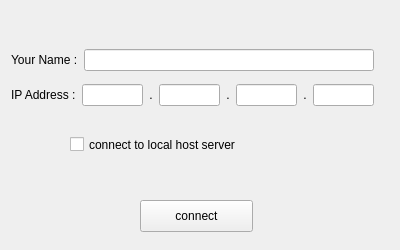
<?xml version="1.0" encoding="UTF-8"?>
<ui version="4.0">
 <class>ConnectToServer</class>
 <widget class="QWidget" name="ConnectToServer">
  <property name="geometry">
   <rect>
    <x>0</x>
    <y>0</y>
    <width>400</width>
    <height>250</height>
   </rect>
  </property>
  <property name="windowTitle">
   <string>Form</string>
  </property>
  <widget class="QCheckBox" name="localAddress_checkBox">
   <property name="geometry">
    <rect>
     <x>70</x>
     <y>130</y>
     <width>291</width>
     <height>29</height>
    </rect>
   </property>
   <property name="text">
    <string>connect to local host server</string>
   </property>
  </widget>
  <widget class="QPushButton" name="connectToServer_pushButton">
   <property name="geometry">
    <rect>
     <x>140</x>
     <y>200</y>
     <width>113</width>
     <height>32</height>
    </rect>
   </property>
   <property name="text">
    <string>connect</string>
   </property>
  </widget>
  <widget class="QWidget" name="layoutWidget">
   <property name="geometry">
    <rect>
     <x>11</x>
     <y>42</y>
     <width>363</width>
     <height>73</height>
    </rect>
   </property>
   <layout class="QVBoxLayout" name="verticalLayout">
    <item>
     <layout class="QHBoxLayout" name="horizontalLayout_2">
      <item>
       <widget class="QLabel" name="name_label">
        <property name="text">
         <string>Your Name :</string>
        </property>
       </widget>
      </item>
      <item>
       <widget class="QLineEdit" name="name_lineEdit"/>
      </item>
     </layout>
    </item>
    <item>
     <layout class="QHBoxLayout" name="horizontalLayout">
      <item>
       <widget class="QLabel" name="ip_label">
        <property name="text">
         <string>IP Address :</string>
        </property>
       </widget>
      </item>
      <item>
       <widget class="QLineEdit" name="ip_lineEdit1">
        <property name="text">
         <string/>
        </property>
       </widget>
      </item>
      <item>
       <widget class="QLabel" name="label">
        <property name="text">
         <string>.</string>
        </property>
        <property name="alignment">
         <set>Qt::AlignCenter</set>
        </property>
       </widget>
      </item>
      <item>
       <widget class="QLineEdit" name="ip_lineEdit2">
        <property name="text">
         <string/>
        </property>
       </widget>
      </item>
      <item>
       <widget class="QLabel" name="label_2">
        <property name="text">
         <string>.</string>
        </property>
        <property name="alignment">
         <set>Qt::AlignCenter</set>
        </property>
       </widget>
      </item>
      <item>
       <widget class="QLineEdit" name="ip_lineEdit3">
        <property name="text">
         <string/>
        </property>
       </widget>
      </item>
      <item>
       <widget class="QLabel" name="label_3">
        <property name="text">
         <string>.</string>
        </property>
        <property name="alignment">
         <set>Qt::AlignCenter</set>
        </property>
       </widget>
      </item>
      <item>
       <widget class="QLineEdit" name="ip_lineEdit4">
        <property name="text">
         <string/>
        </property>
       </widget>
      </item>
     </layout>
    </item>
   </layout>
  </widget>
 </widget>
 <tabstops>
  <tabstop>name_lineEdit</tabstop>
  <tabstop>ip_lineEdit1</tabstop>
  <tabstop>ip_lineEdit2</tabstop>
  <tabstop>ip_lineEdit3</tabstop>
  <tabstop>ip_lineEdit4</tabstop>
  <tabstop>localAddress_checkBox</tabstop>
  <tabstop>connectToServer_pushButton</tabstop>
 </tabstops>
 <resources/>
 <connections/>
</ui>
